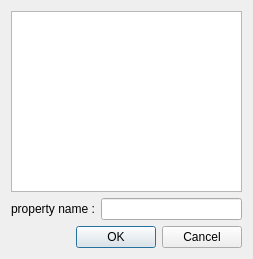
<ui version="4.0" >
 <class>Dialog</class>
 <widget class="QDialog" name="Dialog" >
  <property name="geometry" >
   <rect>
    <x>0</x>
    <y>0</y>
    <width>253</width>
    <height>259</height>
   </rect>
  </property>
  <property name="windowTitle" >
   <string>Dialog</string>
  </property>
  <layout class="QVBoxLayout" >
   <item>
    <widget class="QListWidget" name="propertyListWidget" />
   </item>
   <item>
    <layout class="QHBoxLayout" >
     <item>
      <widget class="QLabel" name="label" >
       <property name="text" >
        <string>property name :</string>
       </property>
      </widget>
     </item>
     <item>
      <widget class="QLineEdit" name="propertyNameEdit" />
     </item>
    </layout>
   </item>
   <item>
    <widget class="QDialogButtonBox" name="buttonBox" >
     <property name="orientation" >
      <enum>Qt::Horizontal</enum>
     </property>
     <property name="standardButtons" >
      <set>QDialogButtonBox::Cancel|QDialogButtonBox::NoButton|QDialogButtonBox::Ok</set>
     </property>
    </widget>
   </item>
  </layout>
 </widget>
 <resources/>
 <connections>
  <connection>
   <sender>buttonBox</sender>
   <signal>accepted()</signal>
   <receiver>Dialog</receiver>
   <slot>accept()</slot>
   <hints>
    <hint type="sourcelabel" >
     <x>243</x>
     <y>249</y>
    </hint>
    <hint type="destinationlabel" >
     <x>157</x>
     <y>274</y>
    </hint>
   </hints>
  </connection>
  <connection>
   <sender>buttonBox</sender>
   <signal>rejected()</signal>
   <receiver>Dialog</receiver>
   <slot>reject()</slot>
   <hints>
    <hint type="sourcelabel" >
     <x>243</x>
     <y>249</y>
    </hint>
    <hint type="destinationlabel" >
     <x>286</x>
     <y>274</y>
    </hint>
   </hints>
  </connection>
 </connections>
</ui>
